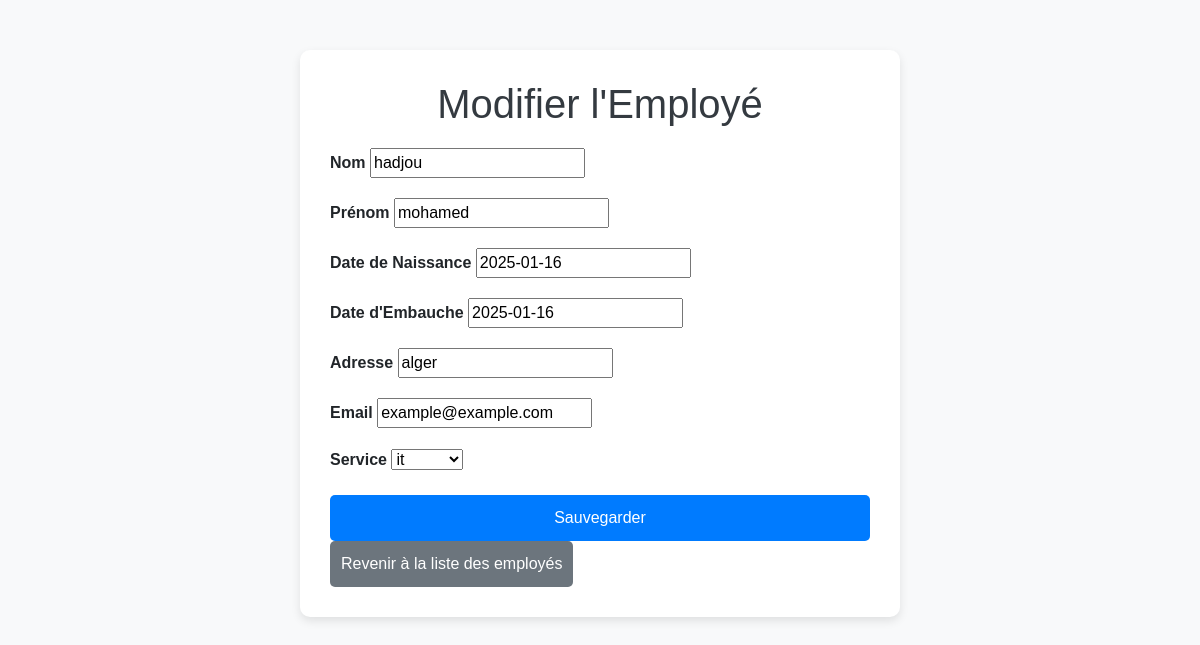
The app's page /employe/modifierEmploye/6/ with its own data.
### admin_rh/models.py (models this page shows, shortened)
class Employe(models.Model):
    nom = models.CharField(max_length=50)
    prenom = models.CharField(max_length=50)
    sexe = models.CharField(max_length=10,choices=[('M', 'HOMME'), ('F', 'FEMME')],default='M')
    adresse=models.CharField(max_length=250)
    date_naissance = models.DateField()
    email = models.EmailField(max_length=100)
    date_embauche = models.DateField()
    service = models.ForeignKey(Service, on_delete=models.CASCADE,related_name="rel_emp")

### admin_rh/views.py (the view)
# urls.py: path('employe/modifierEmploye/<int:pk>/', views.modifierEmploye, name='editemp'),
def modifierEmploye(request,pk):
    emp=get_object_or_404(Employe, id=pk)
    if request.method == 'POST':
        formEmp = EmployeForm(request.POST, instance=emp)
        if formEmp.is_valid():
            formEmp.save()
            return redirect("empList")  # Rediriger après la sauvegard
        else:
            return render(request, 'testEdit.html', {"form": formEmp})
    else:
        formEmp=EmployeForm(instance=emp)
        return render(request,'testEdit.html',{"form":formEmp})

### admin_rh/forms.py
class EmployeForm(forms.ModelForm):
    class Meta:
        model = Employe
        fields="__all__"
        labels = {
            'date_embauche': 'Date d\'embauche ',
            'date_naissance': 'Date naissance',
            'email': 'Email',
        }

### admin_rh/models.py (called while the page is built)
    def __str__(self):
        return self.nom_service

### admin_rh/templates/testEdit.html (shortened to what this page needs)
<!DOCTYPE html>
<html lang="fr">
<head>
    <link href="https://cdn.jsdelivr.net/npm/bootstrap@5.3.3/dist/css/bootstrap.min.css" rel="stylesheet">
</head>
<body>
    <div class="container">
        <h1>Modifier l'Employé</h1>
        <form method="POST">
            <div class="form-group">
                <label for="nom" class="form-label">Nom</label>
                {{ form.nom }}
            </div>
            <div class="form-group">
                <label for="prenom" class="form-label">Prénom</label>
                {{ form.prenom }}
            </div>
            <div class="form-group">
                <label for="date_naissance" class="form-label">Date de Naissance</label>
                {{ form.date_naissance }}
            </div>
            <div class="form-group">
                <label for="date_embauche" class="form-label">Date d'Embauche</label>
                {{ form.date_embauche }}
            </div>
            <div class="form-group">
                <label for="adresse" class="form-label">Adresse</label>
                {{ form.adresse }}
            </div>
            <div class="form-group">
                <label for="email" class="form-label">Email</label>
                {{ form.email }}
            </div>
            <div class="form-group">
                <label for="service" class="form-label">Service</label>
                {{ form.service }}
            </div>
            <button type="submit" class="btn btn-custom">Sauvegarder</button>
        </form>
        <a href="{% url 'empList' %}">
            <button type="button" class="btn btn-back">Revenir à la liste des employés</button>
        </a>
    </div>
</body>
</html>

### admin_rh/templates/testEdit.html (style rules this page uses)
body { background-color: #f8f9fa; font-family: Arial, sans-serif; }
.container { max-width: 600px; margin-top: 50px; background-color: white; padding: 30px; border-radius: 10px; box-shadow: 0px 4px 10px rgba(0, 0, 0, 0.1); }
h1 { color: #343a40; text-align: center; margin-bottom: 20px; }
.btn-custom { width: 100%; background-color: #007bff; color: white; border-radius: 5px; font-size: 16px; padding: 10px; }
.form-group { margin-bottom: 15px; }
.form-label { font-weight: bold; }
.btn-back { background-color: #6c757d; color: white; border-radius: 5px; font-size: 16px; padding: 10px; }

### records on screen
Employe: nom "hadjou", prenom "mohamed", date_naissance "2025-01-16", date_embauche "2025-01-16", adresse "alger", email "example@example.com", service "it"
